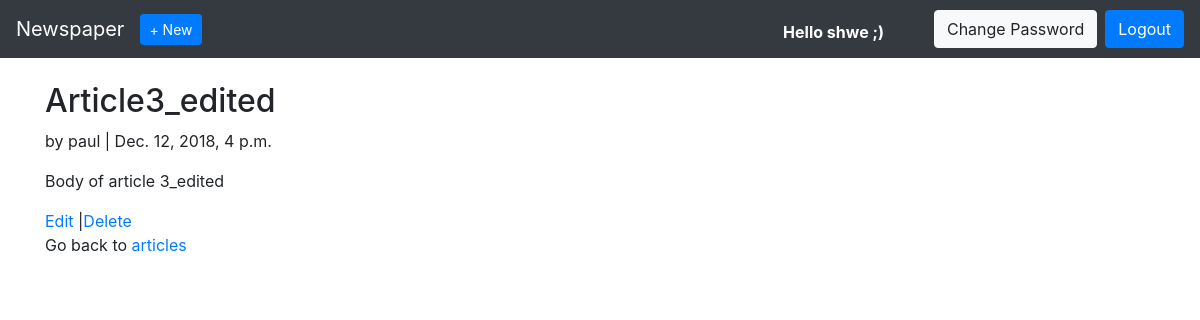
The app's page /articles/3/ (signed in) with its own data.
### users/models.py (models this page shows)
class CustomUser(AbstractUser):
	age=models.PositiveIntegerField(null=True,blank=True)

### articles/models.py (models this page shows, shortened)
class Article(models.Model):
	title=models.CharField(max_length=255)
	body=models.TextField()
	date=models.DateTimeField(auto_now_add=True)
	author=models.ForeignKey(
		get_user_model(),
		on_delete=models.CASCADE,
		)

### articles/views.py (the view)
# urls.py: path('<int:pk>/',ArticleDetailView.as_view(),name='article_detail'),
class ArticleDetailView(LoginRequiredMixin,DetailView):
	model=Article
	template_name='article_detail.html'
	login_url='login'

### templates/article_detail.html
{% extends 'base.html' %}
{% block content %}
<div class="article-entry">
	<h2>{{ object.title }}</h2>
	<p>by {{object.author}} | {{ object.date }}</p>
	<p>{{object.body}}</p>
</div>
<p> <a href="{% url 'article_edit' article.pk %}">Edit</a>
	|<a href="{% url 'article_delete' article.pk %}">Delete</a>
	<br>Go back to <a href="{% url 'article_list' %}">articles</a>
</p>
{% endblock content %}

### templates/base.html (shortened to what this page needs)
<!doctype html>
<html lang="en">
  <head>
    <link rel="stylesheet" href="https://stackpath.bootstrapcdn.com/bootstrap/4.1.3/css/bootstrap.min.css">
  </head>
  <body>
    <nav class="navbar navbar-expand-md navbar-dark bg-dark mb-4">
      <a class="navbar-brand" href="{% url 'home' %}">Newspaper</a>
      {% if user.is_authenticated %}
        <ul class="navbar-nav mr-auto">
          <li class="nav-item"><a href="{% url 'article_new' %}" class='btn btn-primary btn-sm'>+ New</a></li>
        </ul>
      {% endif %}
      <div class="collapse navbar-collapse" id="navbarCollapse">
        {% if user.is_authenticated %}
       	  <form class="form-inline ml-auto">
       	  	<p class='h4' style='color:white;padding-right: 50px;padding-top: 15px;font-weight:bold;font-size: medium;'>Hello {{ user.username }} ;)</p>
            <a href="{% url 'password_change'%}" class="btn btn-light">
            Change Password</a>
            <a href="{% url 'logout' %}" class="btn btn-primary ml-2">
            Logout</a>
          </form>
        {% endif %}
      </div>
    </nav>
    <div class="container">
      {% block content %}
      {% endblock content %}
    </div>
  </body>
</html>

### records on screen
CustomUser: username "shwe"
Article: title "Article3_edited", author "paul", date "Dec. 12, 2018, 4 p.m.", body "Body of article 3_edited"
